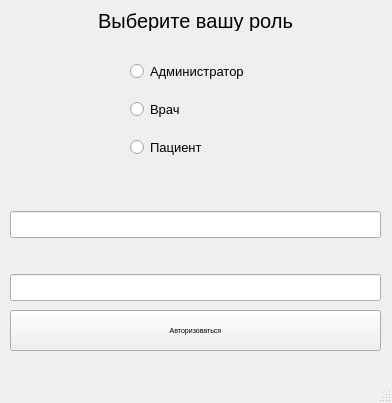
<?xml version="1.0" encoding="UTF-8"?>
<ui version="4.0">
 <class>auth_choose</class>
 <widget class="QMainWindow" name="auth_choose">
  <property name="geometry">
   <rect>
    <x>0</x>
    <y>0</y>
    <width>392</width>
    <height>403</height>
   </rect>
  </property>
  <property name="font">
   <font>
    <pointsize>5</pointsize>
   </font>
  </property>
  <property name="windowTitle">
   <string>Окно авторизации</string>
  </property>
  <widget class="QWidget" name="centralwidget">
   <widget class="QLabel" name="label">
    <property name="geometry">
     <rect>
      <x>10</x>
      <y>10</y>
      <width>371</width>
      <height>21</height>
     </rect>
    </property>
    <property name="font">
     <font>
      <pointsize>15</pointsize>
     </font>
    </property>
    <property name="text">
     <string>Выберите вашу роль</string>
    </property>
    <property name="alignment">
     <set>Qt::AlignCenter</set>
    </property>
   </widget>
   <widget class="QPushButton" name="pB_execute_auth">
    <property name="geometry">
     <rect>
      <x>10</x>
      <y>310</y>
      <width>371</width>
      <height>41</height>
     </rect>
    </property>
    <property name="text">
     <string>Авторизоваться</string>
    </property>
   </widget>
   <widget class="QWidget" name="">
    <property name="geometry">
     <rect>
      <x>130</x>
      <y>50</y>
      <width>131</width>
      <height>121</height>
     </rect>
    </property>
    <layout class="QVBoxLayout" name="verticalLayout">
     <item>
      <widget class="QRadioButton" name="rB_choose_admin">
       <property name="font">
        <font>
         <pointsize>10</pointsize>
        </font>
       </property>
       <property name="text">
        <string>Администратор</string>
       </property>
      </widget>
     </item>
     <item>
      <widget class="QRadioButton" name="rB_choose_doctor">
       <property name="font">
        <font>
         <pointsize>10</pointsize>
        </font>
       </property>
       <property name="text">
        <string>Врач</string>
       </property>
      </widget>
     </item>
     <item>
      <widget class="QRadioButton" name="rB_choose_patient">
       <property name="font">
        <font>
         <pointsize>10</pointsize>
        </font>
       </property>
       <property name="text">
        <string>Пациент</string>
       </property>
      </widget>
     </item>
    </layout>
   </widget>
   <widget class="QWidget" name="">
    <property name="geometry">
     <rect>
      <x>10</x>
      <y>180</y>
      <width>371</width>
      <height>121</height>
     </rect>
    </property>
    <layout class="QVBoxLayout" name="verticalLayout_4">
     <item>
      <layout class="QVBoxLayout" name="verticalLayout_2">
       <item>
        <widget class="QLabel" name="label_enter_f_arg">
         <property name="sizePolicy">
          <sizepolicy hsizetype="Preferred" vsizetype="Preferred">
           <horstretch>0</horstretch>
           <verstretch>0</verstretch>
          </sizepolicy>
         </property>
         <property name="font">
          <font>
           <pointsize>12</pointsize>
          </font>
         </property>
         <property name="text">
          <string/>
         </property>
        </widget>
       </item>
       <item>
        <widget class="QLineEdit" name="lineEdit_f_arg">
         <property name="font">
          <font>
           <pointsize>12</pointsize>
          </font>
         </property>
        </widget>
       </item>
      </layout>
     </item>
     <item>
      <layout class="QVBoxLayout" name="verticalLayout_3">
       <item>
        <widget class="QLabel" name="label_enter_s_arg">
         <property name="sizePolicy">
          <sizepolicy hsizetype="Preferred" vsizetype="Preferred">
           <horstretch>0</horstretch>
           <verstretch>0</verstretch>
          </sizepolicy>
         </property>
         <property name="font">
          <font>
           <pointsize>12</pointsize>
          </font>
         </property>
         <property name="text">
          <string/>
         </property>
        </widget>
       </item>
       <item>
        <widget class="QLineEdit" name="lineEdit_s_arg">
         <property name="font">
          <font>
           <pointsize>12</pointsize>
          </font>
         </property>
         <property name="inputMask">
          <string/>
         </property>
        </widget>
       </item>
      </layout>
     </item>
    </layout>
   </widget>
  </widget>
  <widget class="QMenuBar" name="menubar">
   <property name="geometry">
    <rect>
     <x>0</x>
     <y>0</y>
     <width>392</width>
     <height>16</height>
    </rect>
   </property>
  </widget>
  <widget class="QStatusBar" name="statusbar"/>
 </widget>
 <resources/>
 <connections/>
</ui>
